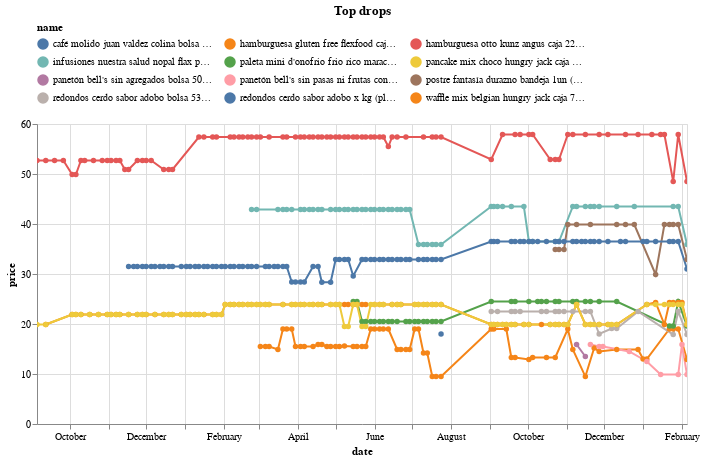

Here is the notebook cell this chart was saved with:
### Code cell
(top_changes_abs
 .sort_values('change')
 .head(10)
 .pipe(plot_changes, 'Top drops')
)

### Figure 1 — Vega-Lite specification as saved in the notebook (floating-point values rounded to 4 significant figures; data arrays with more than 128 entries replaced by an {"elided": "..."} marker saying what was removed)
{"config": {"view": {"continuousWidth": 300, "continuousHeight": 300}, "legend": {"columns": 3, "orient": "top"}}, "data": {"name": "data-f1e14282f035084f3536dd724b2d7790"}, "mark": {"type": "line", "point": true}, "encoding": {"color": {"field": "name", "scale": {"domain": ["café molido juan valdez colina bolsa 250g (plaza_vea)", "hamburguesa gluten free flexfood caja 240g (plaza_vea)", "hamburguesa otto kunz angus caja 225g (plaza_vea)", "infusiones nuestra salud nopal flax paquete 454g (plaza_vea)", "paleta mini d'onofrio frio rico maracuyá caja 5un (plaza_vea)", "pancake mix choco hungry jack caja 794g (plaza_vea)", "panetón bell's sin agregados bolsa 500g (plaza_vea)", "panetón bell's sin pasas ni frutas confitadas bolsa 500g (plaza_vea)", "postre fantasía durazno bandeja 1un (plaza_vea)", "redondos cerdo sabor adobo bolsa 530g (plaza_vea)", "redondos cerdo sabor adobo x kg (plaza_vea)", "waffle mix belgian hungry jack caja 794g (plaza_vea)"]}, "type": "nominal"}, "tooltip": [{"field": "name", "type": "nominal"}, {"field": "price", "type": "quantitative"}, {"field": "last_price", "type": "quantitative"}], "x": {"field": "date", "type": "temporal"}, "y": {"field": "price", "type": "quantitative"}}, "params": [{"name": "param_9", "select": {"type": "point", "fields": ["name"]}, "bind": "legend"}, {"name": "param_10", "select": {"type": "interval", "encodings": ["x", "y"]}, "bind": "scales"}], "title": "Top drops", "transform": [{"filter": {"param": "param_9"}}], "width": 650, "$schema": "https://vega.github.io/schema/vega-lite/v5.16.3.json", "datasets": {"data-f1e14282f035084f3536dd724b2d7790": {"elided": "588 records"}}}
